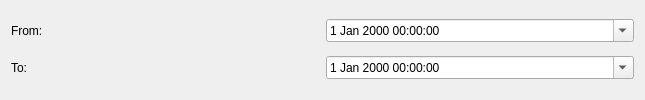
<?xml version="1.0" encoding="UTF-8"?>
<ui version="4.0">
 <class>DataSetFilterWidget_Date</class>
 <widget class="QWidget" name="DataSetFilterWidget_Date">
  <property name="geometry">
   <rect>
    <x>0</x>
    <y>0</y>
    <width>645</width>
    <height>100</height>
   </rect>
  </property>
  <property name="windowTitle">
   <string>Form</string>
  </property>
  <layout class="QGridLayout" name="gridLayout">
   <item row="0" column="0">
    <widget class="QLabel" name="label">
     <property name="text">
      <string>From:</string>
     </property>
    </widget>
   </item>
   <item row="0" column="1">
    <widget class="QDateTimeEdit" name="from">
     <property name="calendarPopup">
      <bool>true</bool>
     </property>
    </widget>
   </item>
   <item row="1" column="0">
    <widget class="QLabel" name="label_2">
     <property name="text">
      <string>To:</string>
     </property>
    </widget>
   </item>
   <item row="1" column="1">
    <widget class="QDateTimeEdit" name="to">
     <property name="calendarPopup">
      <bool>true</bool>
     </property>
    </widget>
   </item>
  </layout>
 </widget>
 <resources/>
 <connections/>
</ui>
